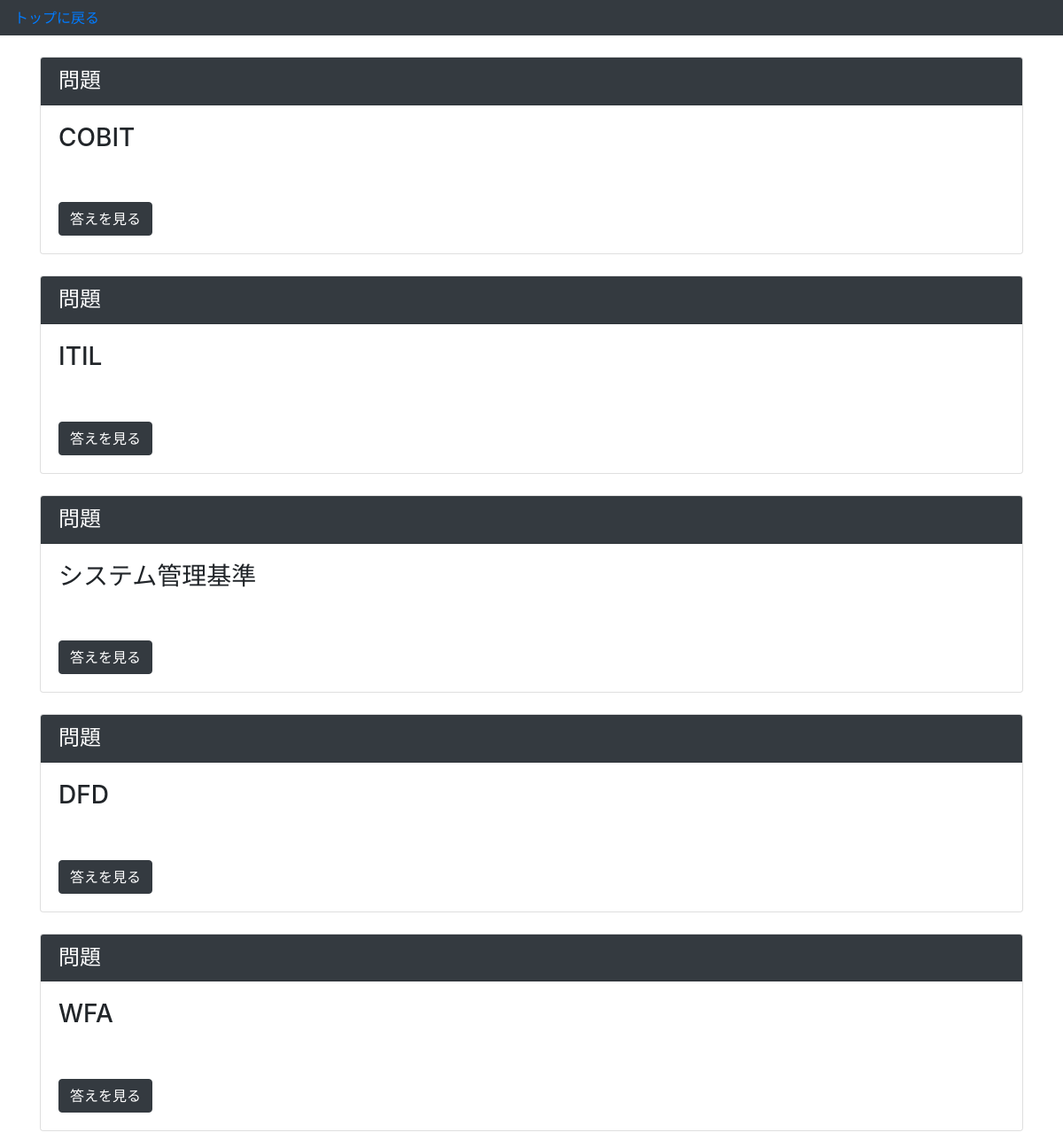
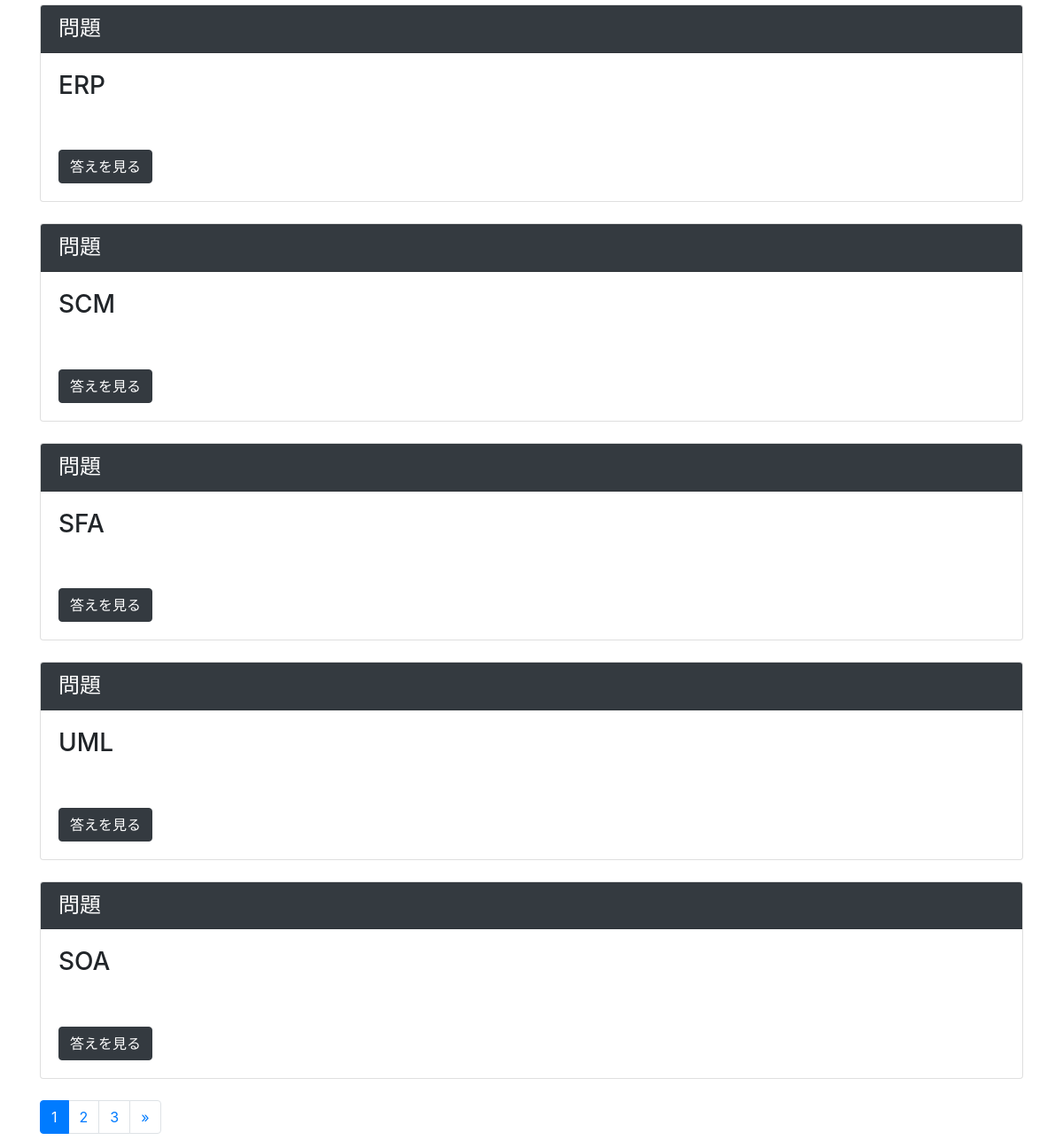
The app's page /index/test/ (signed in) with its own data (2 pictures, top to bottom).
### flashcard/models.py (models this page shows)
class Flashcard(models.Model):
    word = models.CharField(verbose_name='単語',max_length=40)
    description=models.CharField(verbose_name='説明',max_length=200)

### flashcard/views.py (the view)
# urls.py: path('index/test/',views.test_Indexview.as_view(),name='myIndex'),
class test_Indexview(LoginRequiredMixin,generic.ListView):
    model=Flashcard
    paginate_by=10
    template_name='post_list.html'

### flashcard/templatetags/mytag.py (called while the page is built)
@register.simple_tag
def url_replace(request, field, value):
    url_dict = request.GET.copy()
    url_dict[field] = value
    return url_dict.urlencode()

### flashcard/templates/post_list.html
{% extends 'test_base.html' %}
{% block content %}
{% for flashcard in flashcard_list %}
<div class="card mb-4 mt-4">
  <h4 class="card-header bg-dark text-white">問題</h4>
  <div class="card-body">
      <h3>{{flashcard.word}}</h3>
   <br /><br />
    <a href="{% url 'flashcard:detail' flashcard.pk %}" class="btn btn-dark">答えを見る</a>
  </div>
</div>
{% endfor %}
{% include 'page.html' %}
{% endblock %}

### records on screen
Flashcard: word "COBIT"
Flashcard: word "ITIL"
Flashcard: word "システム管理基準"
Flashcard: word "DFD"
Flashcard: word "WFA"
Flashcard: word "ERP"
Flashcard: word "SCM"
Flashcard: word "SFA"
Flashcard: word "UML"
Flashcard: word "SOA"

### other values on screen
{{ link_page }} "1"
{{ link_page }} "2" "3"
